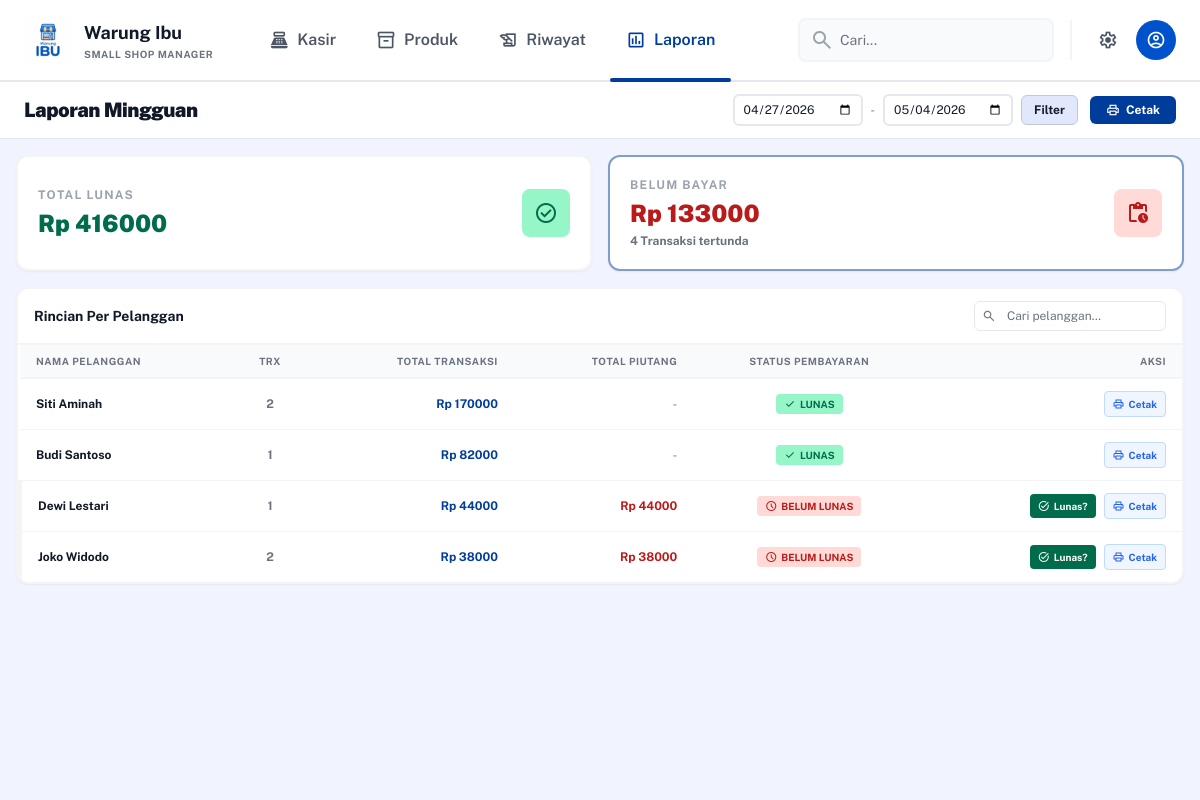
The app's page /laporan/ with its own data.
### core/models.py (models this page shows, shortened)
class Customer(models.Model):
    nama = models.CharField(max_length=100)
    no_hp = models.CharField(max_length=20, blank=True, null=True)

### core/views.py (the view)
# urls.py: path('laporan/', views.laporan_mingguan, name='laporan'),
def laporan_mingguan(request):
    today = timezone.localtime().date()
    start_date = request.GET.get('start_date')
    end_date = request.GET.get('end_date')
    if start_date and end_date:
        start = datetime.strptime(start_date, '%Y-%m-%d').date()
        end = datetime.strptime(end_date, '%Y-%m-%d').date()
    else:
        start = today - timedelta(days=7)
        end = today
    start_dt = timezone.make_aware(datetime.combine(start, datetime.min.time()))
    end_dt = timezone.make_aware(datetime.combine(end, datetime.max.time()))
    customers_report = Customer.objects.annotate(
        total_trx=Count('transaksi', filter=Q(transaksi__tanggal__range=[start_dt, end_dt])),
        total_nominal=Sum('transaksi__total', filter=Q(transaksi__tanggal__range=[start_dt, end_dt])),
        sudah_bayar=Count('transaksi', filter=Q(transaksi__tanggal__range=[start_dt, end_dt], transaksi__status='bayar')),
        nanti=Count('transaksi', filter=Q(transaksi__tanggal__range=[start_dt, end_dt], transaksi__status='nanti')),
        total_piutang=Sum('transaksi__total', filter=Q(transaksi__tanggal__range=[start_dt, end_dt], transaksi__status='nanti')),
    ).filter(total_trx__gt=0).order_by('-total_nominal')
    transaksi_range = Transaksi.objects.filter(tanggal__range=[start_dt, end_dt])
    total_lunas = transaksi_range.filter(status='bayar').aggregate(Sum('total'))['total__sum'] or 0
    total_belum_bayar = transaksi_range.filter(status='nanti').aggregate(Sum('total'))['total__sum'] or 0
    total_trx_tertunda = transaksi_range.filter(status='nanti').count()
    context = {
        'customers_report': customers_report,
        'start_date': start.strftime('%Y-%m-%d'),
        'end_date': end.strftime('%Y-%m-%d'),
        'total_lunas': total_lunas,
        'total_belum_bayar': total_belum_bayar,
        'total_trx_tertunda': total_trx_tertunda,
    }
    return render(request, 'laporan.html', context)

### templates/laporan.html (shortened to what this page needs)
{% extends 'base.html' %}
{% block content %}
<div class="flex-1 overflow-hidden flex flex-col">
    <div class="bg-white border-b border-gray-200 px-6 py-3 shrink-0">
        <div class="max-w-[1440px] mx-auto flex justify-between items-center">
            <h2 class="text-xl font-black text-gray-900 font-public-sans tracking-tight">Laporan Mingguan</h2>
            <div class="flex items-center gap-3">
                <form method="GET" class="flex items-center gap-2">
                    <input type="date" name="start_date" value="{{ start_date }}" class="text-xs px-2 py-1.5 border-2 border-gray-200 rounded-md focus:border-primary">
                    <span class="text-xs text-gray-500">-</span>
                    <input type="date" name="end_date" value="{{ end_date }}" class="text-xs px-2 py-1.5 border-2 border-gray-200 rounded-md focus:border-primary">
                    <button type="submit" class="bg-surface-container-high text-on-surface px-3 py-1.5 rounded-md text-xs font-bold border border-outline-variant hover:bg-gray-100">Filter</button>
                </form>
                <button onclick="window.print()" class="bg-primary text-white px-4 py-1.5 rounded-md text-xs font-bold flex items-center gap-1.5 active:scale-95 transition-transform print-hide">
                    <span class="material-symbols-outlined text-[14px]">print</span>
                    Cetak
                </button>
            </div>
        </div>
    </div>
    <section class="flex-1 overflow-y-auto p-4 space-y-4">
        <div class="max-w-[1440px] mx-auto space-y-4">
            <div class="grid grid-cols-1 md:grid-cols-2 gap-4 print-hide">
                <div class="bg-white border-2 border-gray-100 rounded-xl p-5 flex justify-between items-center shadow-sm">
                    <div class="space-y-1">
                        <p class="text-xs font-bold text-gray-400 uppercase tracking-widest">Total Lunas</p>
                        <h3 class="text-secondary font-black text-2xl">Rp {{ total_lunas|floatformat:0 }}</h3>
                    </div>
                    <div class="w-12 h-12 bg-secondary-container rounded-lg flex items-center justify-center text-secondary">
                        <span class="material-symbols-outlined text-2xl">check_circle</span>
                    </div>
                </div>
                <div class="bg-white border-2 border-primary/50 rounded-xl p-5 flex justify-between items-center shadow-sm">
                    <div class="space-y-1">
                        <p class="text-xs font-bold text-gray-400 uppercase tracking-widest">Belum Bayar</p>
                        <h3 class="text-error font-black text-2xl">Rp {{ total_belum_bayar|floatformat:0 }}</h3>
                        <p class="text-xs font-bold text-gray-500">{{ total_trx_tertunda }} Transaksi tertunda</p>
                    </div>
                    <div class="w-12 h-12 bg-error-container rounded-lg flex items-center justify-center text-error">
                        <span class="material-symbols-outlined text-2xl">pending_actions</span>
                    </div>
                </div>
            </div>
            <div class="bg-white border-2 border-gray-100 rounded-xl overflow-hidden shadow-sm">
                <div class="px-4 py-3 border-b-2 border-gray-100 flex justify-between items-center">
                    <h4 class="font-bold text-gray-900 text-sm">Rincian Per Pelanggan</h4>
                    <div class="flex items-center gap-2 print-hide">
                        <div class="relative">
                            <span class="material-symbols-outlined absolute left-2 top-1/2 -translate-y-1/2 text-outline text-[14px]">search</span>
                            <input class="pl-8 pr-3 py-1.5 border border-gray-200 rounded-md focus:border-primary outline-none text-xs w-48" placeholder="Cari pelanggan..." type="text"/>
                        </div>
                    </div>
                </div>
                <div class="overflow-x-auto">
                    <table class="w-full text-left border-collapse text-xs">
                        <thead class="bg-gray-50 text-gray-500 uppercase font-bold tracking-wider text-[10px]">
                            <tr>
                                <th class="px-4 py-2 border-b-2 border-gray-100">Nama Pelanggan</th>
                                <th class="px-4 py-2 border-b-2 border-gray-100 text-center">Trx</th>
                                <th class="px-4 py-2 border-b-2 border-gray-100 text-right">Total Transaksi</th>
                                <th class="px-4 py-2 border-b-2 border-gray-100 text-right">Total Piutang</th>
                                <th class="px-4 py-2 border-b-2 border-gray-100 text-center">Status Pembayaran</th>
                                <th class="px-4 py-2 border-b-2 border-gray-100 text-right print-hide">Aksi</th>
                            </tr>
                        </thead>
                        <tbody class="divide-y divide-gray-100">
                            {% for report in customers_report %}
                            <tr class="hover:bg-blue-50/20 transition-colors {% if report.total_piutang > 0 %}border-l-4 border-l-error{% endif %}">
                                <td class="px-4 py-3 font-bold text-gray-900">{{ report.nama }}</td>
                                <td class="px-4 py-3 text-center font-bold text-gray-500">{{ report.total_trx }}</td>
                                <td class="px-4 py-3 text-right font-bold text-primary">Rp {{ report.total_nominal|floatformat:0 }}</td>
                                <td class="px-4 py-3 text-right font-bold {% if report.total_piutang > 0 %}text-error{% else %}text-gray-400{% endif %}">
                                    {% if report.total_piutang > 0 %}
                                        Rp {{ report.total_piutang|floatformat:0 }}
                                    {% else %}
                                        -
                                    {% endif %}
                                </td>
                                <td class="px-4 py-3 text-center">
                                    {% if report.total_piutang > 0 %}
                                        <span class="inline-flex items-center gap-1 bg-error-container text-error px-2 py-0.5 rounded text-[10px] font-bold">
                                            <span class="material-symbols-outlined text-[12px]">schedule</span> BELUM LUNAS
                                        </span>
                                    {% else %}
                                        <span class="inline-flex items-center gap-1 bg-secondary-container text-secondary px-2 py-0.5 rounded text-[10px] font-bold">
                                            <span class="material-symbols-outlined text-[12px]">check</span> LUNAS
                                        </span>
                                    {% endif %}
                                </td>
                                <td class="px-4 py-3 text-right print-hide flex items-center justify-end gap-2">
                                    {% if report.total_piutang > 0 %}
                                        <form method="POST" action="{% url 'lunasi_piutang_customer' report.id %}" onsubmit="return confirm('Tandai SEMUA piutang Rp {{ report.total_piutang|floatformat:0 }} atas nama {{ report.nama }} menjadi LUNAS?');" class="inline">
                                            <button type="submit" class="bg-secondary text-white px-2 py-1 rounded text-[10px] font-bold hover:bg-green-700 transition-colors flex items-center gap-1">
                                                <span class="material-symbols-outlined text-[12px]">task_alt</span> Lunas?
                                            </button>
                                        </form>
                                    {% endif %}
                                    <a href="{% url 'cetak_laporan_customer' report.id %}" target="_blank" class="text-blue-600 hover:text-blue-800 bg-blue-50 px-2 py-1 rounded border border-blue-200 transition-colors inline-flex items-center gap-1 text-[10px] font-bold">
                                        <span class="material-symbols-outlined text-[12px]">print</span> Cetak
                                    </a>
                                </td>
                            </tr>
                            {% empty %}
                            <tr>
                                <td colspan="6" class="px-4 py-8 text-center text-gray-400 text-xs font-bold">
                                    Belum ada data pelanggan pada periode ini.
                                </td>
                            </tr>
                            {% endfor %}
                        </tbody>
                    </table>
                </div>
            </div>
        </div>
    </section>
</div>
{% endblock %}

### templates/base.html (style rules this page uses)
body { font-family: "Public Sans", sans-serif; }
.material-symbols-outlined { font-variation-settings: "FILL" 0, "wght" 400, "GRAD" 0, "opsz" 24; }

### records on screen
Customer: nama "Siti Aminah", total_trx "2", total_nominal "170000", shows "LUNAS"
Customer: nama "Budi Santoso", total_trx "1", total_nominal "82000", shows "LUNAS"
Customer: nama "Dewi Lestari", total_trx "1", total_nominal "44000", total_piutang "44000", shows "BELUM LUNAS"
Customer: nama "Joko Widodo", total_trx "2", total_nominal "38000", total_piutang "38000", shows "BELUM LUNAS"

### other values on screen
{{ total_lunas|floatformat:0 }} "416000"
{{ total_belum_bayar|floatformat:0 }} "133000"
{{ total_trx_tertunda }} "4"
